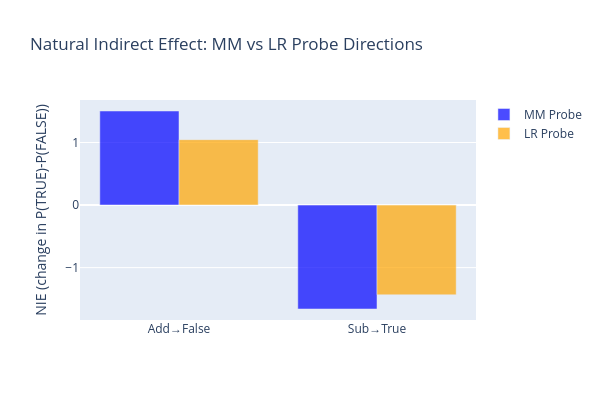

Write notebook code for a chart like this one.
### Code cell
# Train LR probe on same data
lr_combined = LRProbe.from_data(combined_acts, combined_labels)
lr_direction = lr_combined.direction.detach()
lr_direction_hat = lr_direction / lr_direction.norm()
lr_proj_diff = ((true_mean - false_mean) @ lr_direction_hat).item()
lr_scaled_direction = lr_proj_diff * lr_direction_hat

# Run intervention for LR direction
lr_results = {}
for intervention_type in ["none", "add", "subtract"]:
    for subset in ["true", "false"]:
        mask = sp_eval_labels == (1 if subset == "true" else 0)
        subset_stmts = [s for s, m in zip(sp_eval_stmts, mask.tolist()) if m]
        p_diffs = intervention_experiment(
            subset_stmts,
            model,
            tokenizer,
            lr_scaled_direction,
            FEW_SHOT_PROMPT,
            TRUE_ID,
            FALSE_ID,
            intervene_layer_list,
            intervention=intervention_type,
        )
        lr_results[(intervention_type, subset)] = p_diffs.mean().item()

# Compute NIEs
mm_nie_false = results_intervention[("add", "false")] - results_intervention[("none", "false")]
mm_nie_true = results_intervention[("subtract", "true")] - results_intervention[("none", "true")]
lr_nie_false = lr_results[("add", "false")] - lr_results[("none", "false")]
lr_nie_true = lr_results[("subtract", "true")] - lr_results[("none", "true")]

nie_df = pd.DataFrame(
    {
        "Probe": ["MM", "MM", "LR", "LR"],
        "Intervention": ["Add to false", "Subtract from true", "Add to false", "Subtract from true"],
        "NIE": [f"{mm_nie_false:.4f}", f"{mm_nie_true:.4f}", f"{lr_nie_false:.4f}", f"{lr_nie_true:.4f}"],
    }
)
print("Natural Indirect Effects (NIE):")
display(nie_df)

# Side-by-side bar chart
fig = go.Figure()
fig.add_trace(
    go.Bar(
        name="MM Probe",
        x=["Add→False", "Sub→True"],
        y=[mm_nie_false, mm_nie_true],
        marker_color="blue",
        opacity=0.7,
    )
)
fig.add_trace(
    go.Bar(
        name="LR Probe",
        x=["Add→False", "Sub→True"],
        y=[lr_nie_false, lr_nie_true],
        marker_color="orange",
        opacity=0.7,
    )
)
fig.update_layout(
    title="Natural Indirect Effect: MM vs LR Probe Directions",
    yaxis_title="NIE (change in P(TRUE)-P(FALSE))",
    barmode="group",
    height=400,
    width=600,
)
fig.show()

### Figure 1 — Plotly figure (JSON) as saved in the notebook; plotly's stock layout.template omitted (floating-point values rounded to 4 significant figures)
{"data": [{"marker": {"color": "blue"}, "name": "MM Probe", "opacity": 0.7, "type": "bar", "x": ["Add→False", "Sub→True"], "y": [1.504, -1.662]}, {"marker": {"color": "orange"}, "name": "LR Probe", "opacity": 0.7, "type": "bar", "x": ["Add→False", "Sub→True"], "y": [1.045, -1.435]}], "layout": {"barmode": "group", "height": 400, "title": {"text": "Natural Indirect Effect: MM vs LR Probe Directions"}, "width": 600, "yaxis": {"title": {"text": "NIE (change in P(TRUE)-P(FALSE))"}}}}
